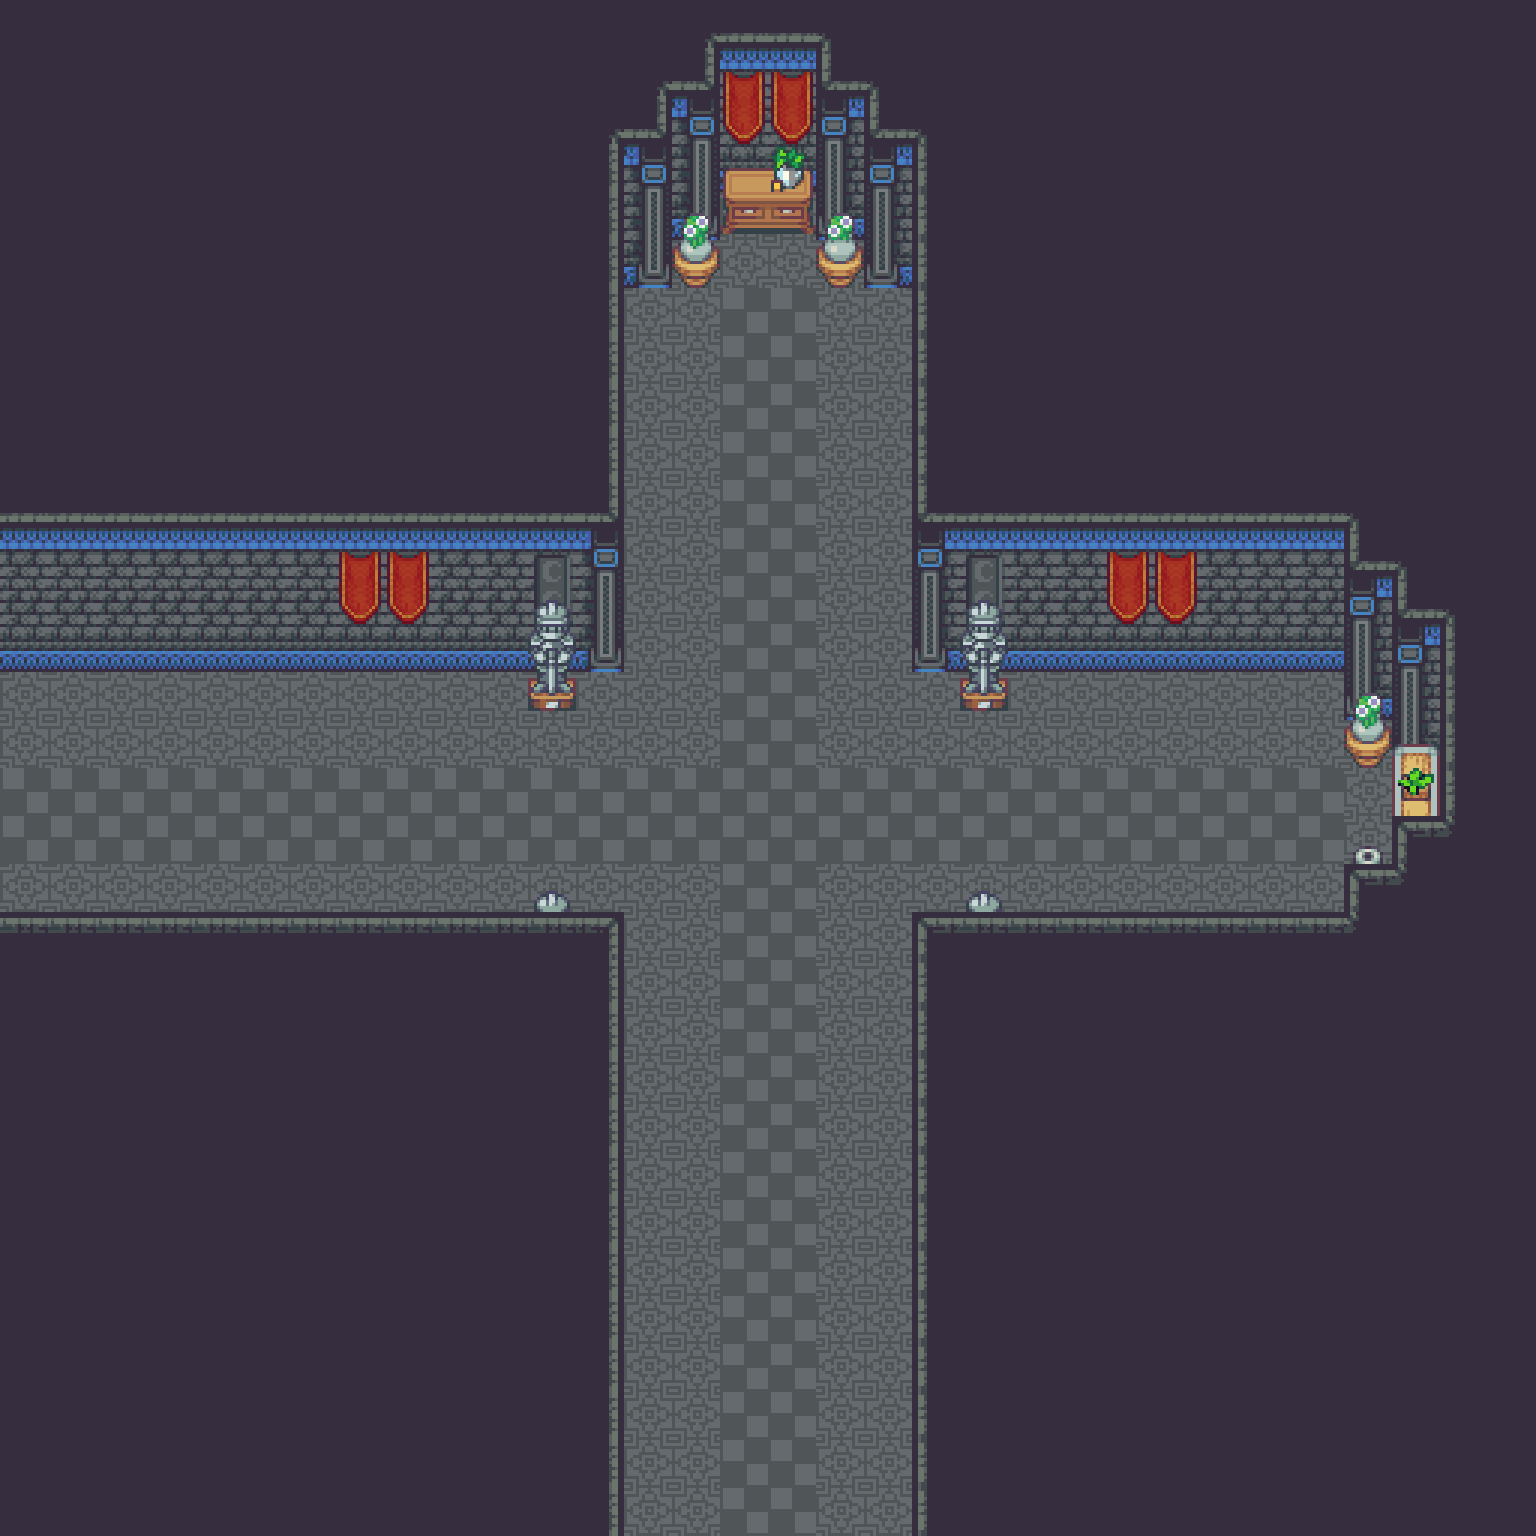

Rendered tile map (Tiled .tmx) drawn with the repository's tilesets; below, a short description and the map source with its tile grids summarised:
An orthogonal 32x32 tile map with 48x48 px tiles, 4 tile layers (Ground, Flooring, Furnishing, Ceiling), 4 tilesets and 3 objects.

<map version="1.5" tiledversion="1.7.2" orientation="orthogonal" renderorder="right-down" width="32" height="32" tilewidth="48" tileheight="48" infinite="0" nextlayerid="6" nextobjectid="6">
 <tileset firstgid="1" source="Castle.tsx" />
 <tileset firstgid="1480" source="CastleInterior.tsx" />
 <tileset firstgid="3160" source="CastleObjects.tsx" />
 <tileset firstgid="3416" source="CastleObjects2.tsx" />
 <layer id="2" name="Ground" width="32" height="32">
  <data>[1024 cells, 1024 non-empty, 6 distinct tile ids]</data>
 </layer>
 <layer id="5" name="Flooring" width="32" height="32">
  <data>[1024 cells, 0 non-empty, 0 distinct tile ids]</data>
 </layer>
 <layer id="1" name="Furnishing" width="32" height="32">
  <data>[1024 cells, 759 non-empty, 35 distinct tile ids]</data>
 </layer>
 <layer id="4" name="Ceiling" width="32" height="32">
  <data>[1024 cells, 11 non-empty, 7 distinct tile ids]</data>
 </layer>
 <objectgroup id="3" name="Props">
  <object id="3" gid="235" x="768" y="288" width="48" height="48">
   <properties>
    <property name="I" value="[ChestSpawn]" />
   </properties>
  </object>
  <object id="4" gid="235" x="1296" y="720" width="48" height="48">
   <properties>
    <property name="I" value="[ChestSpawn]" />
   </properties>
  </object>
  <object id="5" gid="235" x="744" y="840" width="48" height="48">
   <properties>
    <property name="S" value="" />
   </properties>
  </object>
 </objectgroup>
</map>
